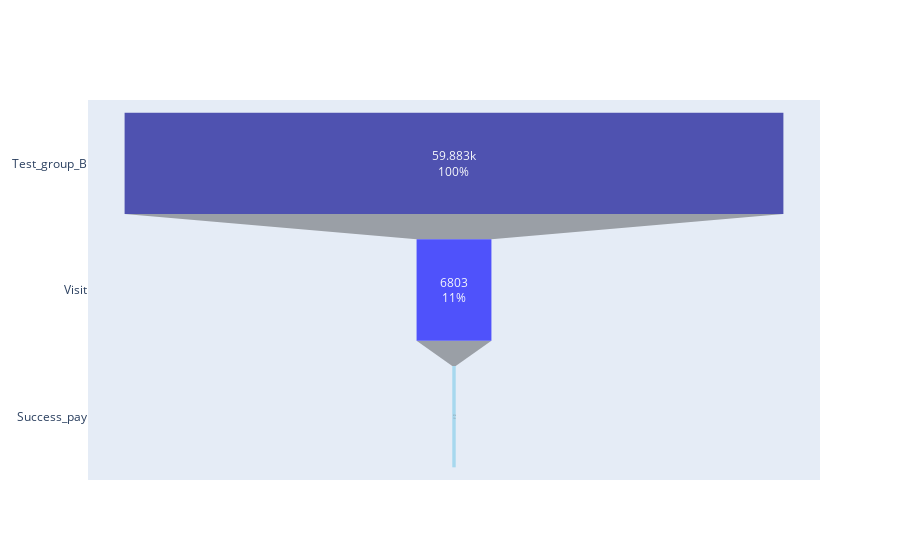

The notebook cell this image was saved under:
### Markdown cell above
Построили воронку для котрольной группы А по трем группам: 1)пользователи из группы А, 2)посетившие платформу и 3)оплатившие товар.
То же самое проделали для тестовой группы В.
##### Получили следующие конверсии:
Из группы А посетили платформу только 10.5% пользователей, а из группы В - 11.4% пользователей.
В группе А решились оплатить заказ 5.1%, в группе В - 4.6%. От общего числа пользователей для каждой группы это составляет 0.5%
### Вывод:
Между новой и старой механикой ощутимой разницы нет: доля покупателей осталась прежней. 
Поэтому далее смотрим, повлияла ли новая механика на размер оплаты пользователей.

### Code cell
fig = go.Figure(go.Funnel(
    y = ["Test_group_B","Visit", "Success_pay"],
    x = [len(df3[df3['group'] == 'B']),len(data1[data1['group'] == 'B']), len(ex_b)],
    textposition = "inside",
    textinfo = "value+percent initial",
    opacity = 0.65, marker = {"color": ["darkblue", "blue", "skyblue"]}))
fig.show()

### Figure 1 — Plotly figure (JSON) as saved in the notebook; plotly's stock layout.template omitted (floating-point values rounded to 4 significant figures)
{"data": [{"marker": {"color": ["darkblue", "blue", "skyblue"]}, "opacity": 0.65, "textinfo": "value+percent initial", "textposition": "inside", "type": "funnel", "x": [59883, 6803, 314], "y": ["Test_group_B", "Visit", "Success_pay"]}], "layout": {}}
